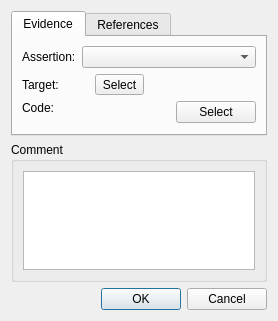
<?xml version="1.0" encoding="UTF-8"?>
<ui version="4.0">
 <class>EditEvidenceDialog</class>
 <widget class="QDialog" name="EditEvidenceDialog">
  <property name="geometry">
   <rect>
    <x>0</x>
    <y>0</y>
    <width>278</width>
    <height>321</height>
   </rect>
  </property>
  <property name="windowTitle">
   <string>Edit Evidence</string>
  </property>
  <layout class="QVBoxLayout" name="verticalLayout_2">
   <item>
    <widget class="QTabWidget" name="tabWidget">
     <property name="currentIndex">
      <number>0</number>
     </property>
     <widget class="QWidget" name="evidenceTab">
      <attribute name="title">
       <string>Evidence</string>
      </attribute>
      <layout class="QGridLayout" name="gridLayout">
       <item row="0" column="1">
        <widget class="QComboBox" name="comboBox_assertion"/>
       </item>
       <item row="0" column="0">
        <widget class="QLabel" name="label">
         <property name="text">
          <string>Assertion:</string>
         </property>
        </widget>
       </item>
       <item row="2" column="1">
        <layout class="QHBoxLayout" name="horizontalLayout_2">
         <item>
          <widget class="QLabel" name="label_eco">
           <property name="sizePolicy">
            <sizepolicy hsizetype="Expanding" vsizetype="Preferred">
             <horstretch>0</horstretch>
             <verstretch>0</verstretch>
            </sizepolicy>
           </property>
           <property name="text">
            <string/>
           </property>
           <property name="wordWrap">
            <bool>true</bool>
           </property>
          </widget>
         </item>
         <item>
          <spacer name="horizontalSpacer_2">
           <property name="orientation">
            <enum>Qt::Horizontal</enum>
           </property>
           <property name="sizeHint" stdset="0">
            <size>
             <width>40</width>
             <height>20</height>
            </size>
           </property>
          </spacer>
         </item>
         <item>
          <widget class="QPushButton" name="pushButton_select_eco">
           <property name="text">
            <string>Select</string>
           </property>
          </widget>
         </item>
        </layout>
       </item>
       <item row="1" column="1">
        <layout class="QHBoxLayout" name="horizontalLayout_3">
         <item>
          <widget class="QLabel" name="label_target">
           <property name="text">
            <string/>
           </property>
          </widget>
         </item>
         <item>
          <widget class="QToolButton" name="toolButton_select_targe">
           <property name="text">
            <string>Select</string>
           </property>
           <property name="iconSize">
            <size>
             <width>13</width>
             <height>13</height>
            </size>
           </property>
           <property name="popupMode">
            <enum>QToolButton::InstantPopup</enum>
           </property>
           <property name="toolButtonStyle">
            <enum>Qt::ToolButtonTextOnly</enum>
           </property>
           <property name="arrowType">
            <enum>Qt::RightArrow</enum>
           </property>
          </widget>
         </item>
         <item>
          <spacer name="horizontalSpacer_3">
           <property name="orientation">
            <enum>Qt::Horizontal</enum>
           </property>
           <property name="sizeHint" stdset="0">
            <size>
             <width>40</width>
             <height>20</height>
            </size>
           </property>
          </spacer>
         </item>
        </layout>
       </item>
       <item row="1" column="0">
        <widget class="QLabel" name="label_3">
         <property name="text">
          <string>Target:</string>
         </property>
        </widget>
       </item>
       <item row="2" column="0">
        <widget class="QLabel" name="label_2">
         <property name="text">
          <string>Code:</string>
         </property>
         <property name="alignment">
          <set>Qt::AlignLeading|Qt::AlignLeft|Qt::AlignTop</set>
         </property>
        </widget>
       </item>
      </layout>
     </widget>
     <widget class="QWidget" name="referenceTab">
      <attribute name="title">
       <string>References</string>
      </attribute>
      <layout class="QVBoxLayout" name="verticalLayout_3">
       <item>
        <widget class="ReferenceDisplayWidget" name="referenceWidget" native="true"/>
       </item>
      </layout>
     </widget>
    </widget>
   </item>
   <item>
    <widget class="QGroupBox" name="groupBox">
     <property name="title">
      <string>Comment</string>
     </property>
     <layout class="QVBoxLayout" name="verticalLayout">
      <item>
       <widget class="QPlainTextEdit" name="textBox_comment"/>
      </item>
     </layout>
    </widget>
   </item>
   <item>
    <widget class="QDialogButtonBox" name="buttonBox">
     <property name="orientation">
      <enum>Qt::Horizontal</enum>
     </property>
     <property name="standardButtons">
      <set>QDialogButtonBox::Cancel|QDialogButtonBox::Ok</set>
     </property>
    </widget>
   </item>
  </layout>
 </widget>
 <customwidgets>
  <customwidget>
   <class>ReferenceDisplayWidget</class>
   <extends>QWidget</extends>
   <header>GEMEditor.widgets.secondaryDialog</header>
   <container>1</container>
  </customwidget>
 </customwidgets>
 <resources/>
 <connections>
  <connection>
   <sender>buttonBox</sender>
   <signal>accepted()</signal>
   <receiver>EditEvidenceDialog</receiver>
   <slot>accept()</slot>
   <hints>
    <hint type="sourcelabel">
     <x>248</x>
     <y>254</y>
    </hint>
    <hint type="destinationlabel">
     <x>157</x>
     <y>274</y>
    </hint>
   </hints>
  </connection>
  <connection>
   <sender>buttonBox</sender>
   <signal>rejected()</signal>
   <receiver>EditEvidenceDialog</receiver>
   <slot>reject()</slot>
   <hints>
    <hint type="sourcelabel">
     <x>316</x>
     <y>260</y>
    </hint>
    <hint type="destinationlabel">
     <x>286</x>
     <y>274</y>
    </hint>
   </hints>
  </connection>
 </connections>
</ui>
